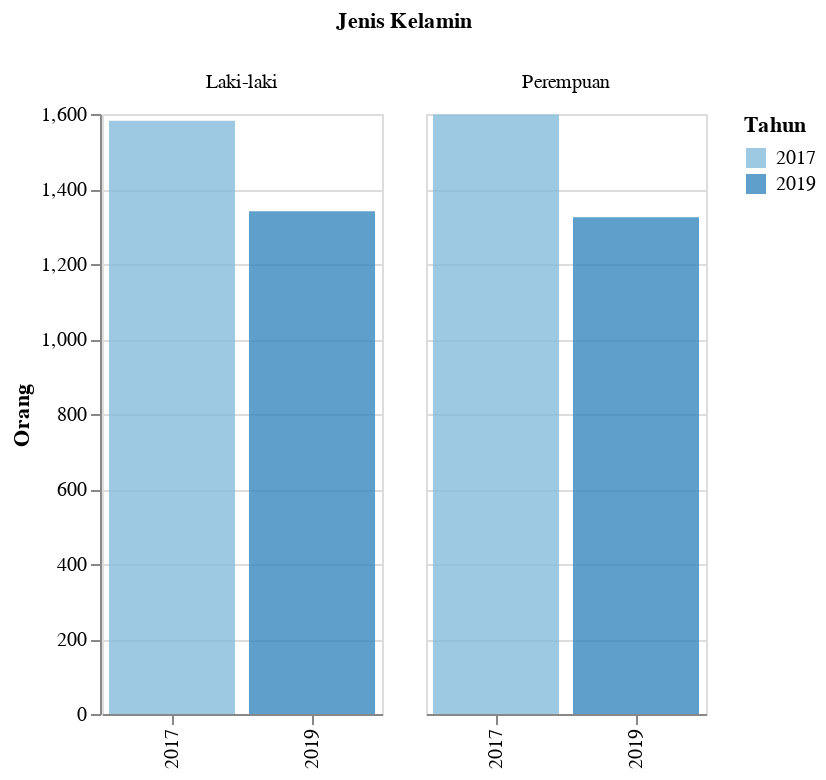

Here is the notebook cell this chart was saved with:
### Markdown cell above
<h2> Kependudukan Berdasarkan Jenis Kelamin</h2>

### Code cell
df_1 = data('Jenis Kelamin')
plot1 = plot_3(df_1,'Orang','Jenis Kelamin',140)
plot1

### Figure 1 — Vega-Lite specification as saved in the notebook (floating-point values rounded to 4 significant figures)
{"config": {"view": {"continuousWidth": 400, "continuousHeight": 300}}, "data": {"name": "data-008831bea11b37829531ee5ba5d20c6a"}, "mark": {"type": "bar", "opacity": 0.8}, "encoding": {"color": {"condition": {"type": "nominal", "field": "Tahun", "scale": {"scheme": "blues"}, "selection": "selector001"}, "value": "lightgray"}, "column": {"type": "nominal", "field": "Keterangan", "title": "Jenis Kelamin"}, "tooltip": [{"type": "quantitative", "field": "Tahun"}, {"type": "nominal", "field": "Keterangan"}, {"type": "quantitative", "field": "N"}, {"type": "nominal", "field": "Satuan"}], "x": {"type": "ordinal", "field": "Tahun", "title": ""}, "y": {"type": "quantitative", "axis": {"tickMinStep": 1}, "field": "N", "title": "Orang"}}, "resolve": {"scale": {"x": "independent"}}, "selection": {"selector001": {"type": "single", "encodings": ["y", "color"]}, "selector002": {"type": "interval", "bind": "scales", "encodings": ["x", "y"]}}, "width": 140, "$schema": "https://vega.github.io/schema/vega-lite/v4.8.1.json", "datasets": {"data-008831bea11b37829531ee5ba5d20c6a": [{"Tahun": 2017, "Kode": 1, "Data": "Kependudukan", "Kode Kategori": 1.1, "Kategori": "Jenis Kelamin", "Keterangan": "Laki-laki", "N": 1582.0, "Satuan": "Orang"}, {"Tahun": 2017, "Kode": 1, "Data": "Kependudukan", "Kode Kategori": 1.1, "Kategori": "Jenis Kelamin", "Keterangan": "Perempuan", "N": 1599.0, "Satuan": "Orang"}, {"Tahun": 2019, "Kode": 1, "Data": "Kependudukan", "Kode Kategori": 1.1, "Kategori": "Jenis Kelamin", "Keterangan": "Laki-laki", "N": 1341.0, "Satuan": "Orang"}, {"Tahun": 2019, "Kode": 1, "Data": "Kependudukan", "Kode Kategori": 1.1, "Kategori": "Jenis Kelamin", "Keterangan": "Perempuan", "N": 1325.0, "Satuan": "Orang"}]}}
